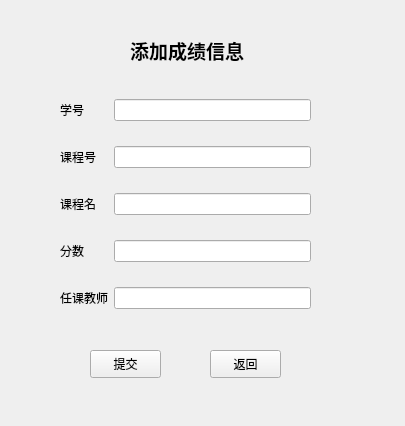
<?xml version="1.0" encoding="UTF-8"?>
<ui version="4.0">
 <class>addNewGrade</class>
 <widget class="QWidget" name="addNewGrade">
  <property name="geometry">
   <rect>
    <x>0</x>
    <y>0</y>
    <width>405</width>
    <height>426</height>
   </rect>
  </property>
  <property name="windowTitle">
   <string>Form</string>
  </property>
  <widget class="QLabel" name="label">
   <property name="geometry">
    <rect>
     <x>130</x>
     <y>30</y>
     <width>151</width>
     <height>41</height>
    </rect>
   </property>
   <property name="font">
    <font>
     <family>Arial</family>
     <pointsize>14</pointsize>
     <weight>75</weight>
     <bold>true</bold>
    </font>
   </property>
   <property name="text">
    <string>添加成绩信息</string>
   </property>
  </widget>
  <widget class="QPushButton" name="submit_button">
   <property name="geometry">
    <rect>
     <x>90</x>
     <y>350</y>
     <width>71</width>
     <height>28</height>
    </rect>
   </property>
   <property name="text">
    <string>提交</string>
   </property>
  </widget>
  <widget class="QPushButton" name="back_button">
   <property name="geometry">
    <rect>
     <x>210</x>
     <y>350</y>
     <width>71</width>
     <height>28</height>
    </rect>
   </property>
   <property name="text">
    <string>返回</string>
   </property>
  </widget>
  <widget class="QWidget" name="">
   <property name="geometry">
    <rect>
     <x>60</x>
     <y>80</y>
     <width>251</width>
     <height>251</height>
    </rect>
   </property>
   <layout class="QGridLayout" name="gridLayout">
    <item row="0" column="0">
     <widget class="QLabel" name="label_2">
      <property name="text">
       <string>学号</string>
      </property>
     </widget>
    </item>
    <item row="0" column="1">
     <widget class="QLineEdit" name="sId_lineEdit"/>
    </item>
    <item row="1" column="0">
     <widget class="QLabel" name="label_3">
      <property name="text">
       <string>课程号</string>
      </property>
     </widget>
    </item>
    <item row="1" column="1">
     <widget class="QLineEdit" name="cId_lineEdit"/>
    </item>
    <item row="2" column="0">
     <widget class="QLabel" name="label_4">
      <property name="text">
       <string>课程名</string>
      </property>
     </widget>
    </item>
    <item row="2" column="1">
     <widget class="QLineEdit" name="cName_lineEdit">
      <property name="readOnly">
       <bool>true</bool>
      </property>
     </widget>
    </item>
    <item row="3" column="0">
     <widget class="QLabel" name="label_5">
      <property name="text">
       <string>分数</string>
      </property>
     </widget>
    </item>
    <item row="3" column="1">
     <widget class="QLineEdit" name="score_lineEdit"/>
    </item>
    <item row="4" column="0">
     <widget class="QLabel" name="label_6">
      <property name="text">
       <string>任课教师</string>
      </property>
     </widget>
    </item>
    <item row="4" column="1">
     <widget class="QLineEdit" name="teacher_lineEdit">
      <property name="readOnly">
       <bool>true</bool>
      </property>
     </widget>
    </item>
   </layout>
  </widget>
 </widget>
 <resources/>
 <connections/>
</ui>
